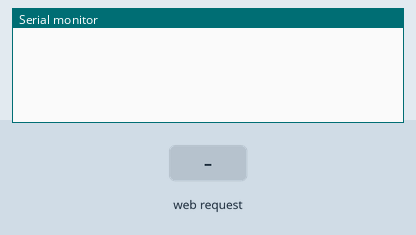
The sketch below on a simulated ESP8266 (NodeMCU). Shown: the last lines printed to the serial monitor. The inputs (shaded band) are chosen by the test bench.

Above: at 1.2 s.
1.3 s: HTTP request GET /set_nav received
At 2.0 s:
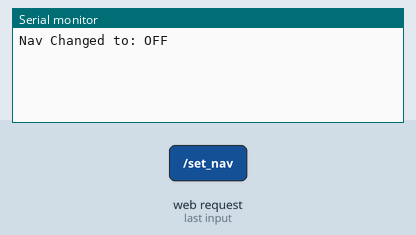
2.8 s: HTTP request GET /set_blindspot received
At 4.0 s:
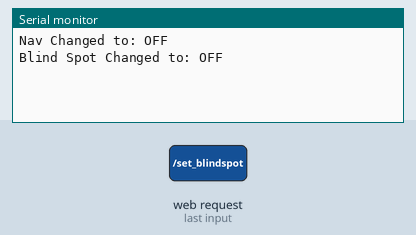
4.3 s: HTTP request GET /set_speed received
At 5.4 s:
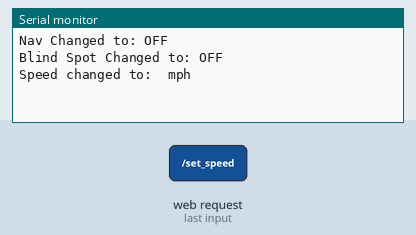
5.8 s: HTTP request GET /set_nav?state=1 received
At 6.6 s:
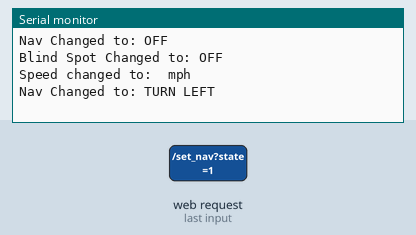
7.3 s: HTTP request GET /set_nav?state=2 received
At 7.7 s:
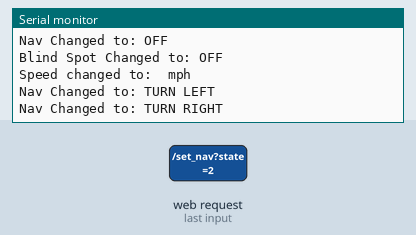
8.8 s: HTTP request GET /set_nav?state=3 received
At 10.1 s:
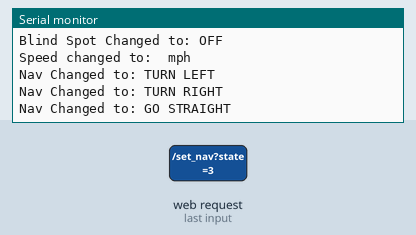

The sketch:

HUD_REMOTE.ino
```cpp
#include <ESP8266WiFi.h> // REPLACE WITH <WiFi.h> FOR ESP32
#include <ESP8266WebServer.h> // REPLACE WITH <WebServer.h> FOR ESP32
#include <WiFiClient.h>
#include "index.h"

// Define Wi-Fi network SSID and password
const char* ssid = "ARMM_WiFi";
const char* password = "ARMM_WiFi2025!";

// Create a webserver object
ESP8266WebServer server(80);// REPLACE WITH WebServer server(80); FOR ESP 32

// Set up the html webpage
void handleRoot() {
 String s = webpage;
 server.send(200, "text/html", s);
}

// Update nav data
// Nav States: 0 = clear, 1 = left, 2 = right, 3 = straight
void updateNav() {
  String commandedNavState = server.arg("state");
  String displayNavState = commandedNavState;

  // Convert numeric nav state to a readable string
  if(commandedNavState == "1") {
    displayNavState = "TURN LEFT";
  } else if(commandedNavState == "2") {
    displayNavState = "TURN RIGHT";
  } else if(commandedNavState == "3") {
    displayNavState = "GO STRAIGHT";
  } else {
    displayNavState = "OFF";
  }

  // UPDATE LCD WITH A FUNCTION PLACED HERE
  Serial.print("Nav Changed to: ");
  Serial.println(displayNavState);
  server.send(200, "text/plane", displayNavState);
}

// Update blindspot data
// Blindspot States: 0 = clear, 1 = left, 2 = right
void updateBlindSpot() {
  String commandedBlindSpotState = server.arg("state");
  String displayBlindSpotState = commandedBlindSpotState;

  // Convert numeric blindspot state to a readable string
  if(commandedBlindSpotState == "1") {
    displayBlindSpotState = "ALERT LEFT!";
  } else if(commandedBlindSpotState == "2") {
    displayBlindSpotState = "ALERT RIGHT!";
  } else {
    displayBlindSpotState = "OFF";
  }

  // UPDATE LCD WITH A FUNCTION PLACED HERE
  Serial.print("Blind Spot Changed to: ");
  Serial.println(displayBlindSpotState);
  server.send(200, "text/plane", displayBlindSpotState);
}

// Update speed data
// Speed Data: 0 to 20 ("mph")
void updateSpeed() {
  String commandedSpeed = server.arg("state");
  String displaySpeed = commandedSpeed + " mph";
  // UPDATE LCD WITH A FUNCTION PLACED HERE
  Serial.print("Speed changed to: ");
  Serial.println(displaySpeed);
  server.send(200, "text/plane", displaySpeed);
}

// Runs once
void setup(void) {
  Serial.begin(115200);

  // Create & broadcast a WiFi network using the SSID and Password
  WiFi.softAP(ssid, password);
  IPAddress IP = WiFi.softAPIP();

  /*// zzzLT Debugging
  Serial.println("WiFi Ready.");
  Serial.print("IP address: ");
  Serial.println(IP);
  */

  // Run functions when the client makes specific URL/index requests
  server.on("/", handleRoot);
  server.on("/set_nav", updateNav);
  server.on("/set_blindspot", updateBlindSpot);
  server.on("/set_speed",updateSpeed);
  server.begin();
}

// Run the webserver, handle everything!
void loop(void)
{
  server.handleClient();
}
```

index.h
```cpp
const char webpage[] PROGMEM = R"=====(
<!DOCTYPE html>
<html>
   <style type="text/css">
      body {
        background-color: #9fd9f9;
        font-family: Arial;
      }
      h1 {
        font-family: 'Arial';
        font-size: 5vw;
      }
      h2 {
        font-family: 'Arial';
        font-size: 4vw;
      }
      h3 {
        font-family: 'Arial';
        font-size: 3vw;
      }
      .button, .clearButton, .alertButton {
        font-family: Arial;
        font-weight: bold;
        border-radius: 10px;
        text-align: center;
        text-decoration: none;
        display: inline-block;
        width: 30vw;
        height: 20vw;
        font-size: 4vw;
        padding: 0px;
        color: black;
      }
      .button {
        background-color: #4CAF50;
        border: 4px outset #4CAF50;
      }
      .clearButton {
        background-color: #aeaeae;
        border: 4px outset #aeaeae;
      }
      .alertButton {
        background-color: #e28441;
        border: 4px outset #e28441;
      }
      .slider {
        -webkit-appearance: none;
        width: 80vw;
        height: 4vh;
        border-radius: 20px;
        background: #ffffff;
        border-radius: 5px;
        -webkit-transition: .2s;
        transition: opacity .2s;
      }
      .slider::-webkit-slider-thumb {
        -webkit-appearance: none;
        appearance: none;
        width: 10vw;
        height: 5vh;
        border-radius: 10px;
        background: #065cd6;
        cursor: pointer;
      }
      .slider::-moz-range-thumb {
        width: 10vw;
        height: 5vh;
        border-radius: 10px;
        background: #065cd6;
        cursor: pointer;
      }

   </style>
   <body>
      <center>
         <div>
            <h1>ARMM HUD TEST REMOTE</h1>
            <br>
            <div>
               <h2>NAVIGATION CONTROL</h2>
               <button class="button" onclick="updateNav(1)">&lt;<br>TURN LEFT</button>
               <button class="button" onclick="updateNav(3)">^<br>STRAIGHT</button>
               <button class="button" onclick="updateNav(2)">&gt;<br>TURN RIGHT</button>
               <br><br>
               <button class="clearButton" onclick="updateNav(0)">CLEAR<br>NAV DATA</button>
            </div>
            <br><br>
            <div>
              <h2>BLIND SPOT CONTROL</h2>
              <button class="alertButton" onclick="updateBlindSpot(1)">&lt;<br>ALERT LEFT</button>
              <button class="alertButton" onclick="updateBlindSpot(2)">&gt;<br>ALERT RIGHT</button>
              <br><br>
              <button class="clearButton" onclick="updateBlindSpot(0)">CLEAR<br>BLIND SPOT</button>
            </div>
            <br><br>
            <div class = "slidecontainer">
              <h2><label for="speedRange">SPEED CONTROL</label></h2>
              <input type="range" min="0" max="20" value="10" class="slider" id="speedRange">
            </div>
            <br><br>
            <div>
              <h2>ONBOARD DEVICE DATA</h2>
              <h3>
                Navigation State: <span id="navState">loading...</span><br>
                Blind Spot State: <span id="blindSpotState">loading...</span><br>
                Speed State: <span id="speedState">loading...</span><br>
             </h3>
            </div>
            <br><br><br><br><br>
            <div>Built by Levi Tucker & Team ARMM <br> February 2025</div>
         </div>

         <script>
          // Updates Nav when button pressed
          function updateNav(navState) { // Navigation: 0 = clear, 1 = left, 2 = right, 3 = straight
            var xhttp = new XMLHttpRequest();
            xhttp.onreadystatechange = function() {
              if (this.readyState == 4 && this.status == 200) {
                document.getElementById("navState").innerHTML = this.responseText;
              }
            };
            xhttp.open("GET", "set_nav?state="+navState, true);
            xhttp.send();
          }

          // Updates BlindSpot when button pressed
          function updateBlindSpot(blindSpotState) { // BlindSpot: 0 = clear, 1 = left, 2 = right
            var xhttp = new XMLHttpRequest();
            xhttp.onreadystatechange = function() {
              if (this.readyState == 4 && this.status == 200) {
                document.getElementById("blindSpotState").innerHTML = this.responseText;
              }
            };
            xhttp.open("GET", "set_blindspot?state="+blindSpotState, true);
            xhttp.send();
          }

          // Change slider value
          var slider = document.getElementById("speedRange");
          var speedDisplay = document.getElementById("speedState");
          slider.oninput = function() {
            //speedDisplay.innerHTML = this.value + " mph";
            var xhttp = new XMLHttpRequest();
            xhttp.onreadystatechange = function() {
              if (this.readyState == 4 && this.status == 200) {
                document.getElementById("speedState").innerHTML = this.responseText;
              }
            };
            xhttp.open("GET", "set_speed?state="+this.value, true);
            xhttp.send();
          }


            setInterval(function()
            {
              getData();
            }, 1000);
            function getData() {
              var xhttp = new XMLHttpRequest();
              xhttp.onreadystatechange = function() {
                if (this.readyState == 4 && this.status == 200) {
                  document.getElementById("buttonStatus").innerHTML =
                  this.responseText;
                }
              };
              xhttp.open("GET", "buttonread", true);
              xhttp.send();
            }
         </script>
      </center>
   </body>
</html>
)=====";
```

Measured:
- after the input at 1.3 s, the serial monitor: prints a new line at once (image 1)
- after the input at 2.8 s, the serial monitor: prints a new line at once (image 2)
- after the input at 4.3 s, the serial monitor: prints a new line at once (image 3)
- after the input at 5.8 s, the serial monitor: prints a new line at once (image 4)
- after the input at 7.3 s, the serial monitor: prints a new line at once (image 5)
- after the input at 8.8 s, the serial monitor: prints a new line at once (image 6)
